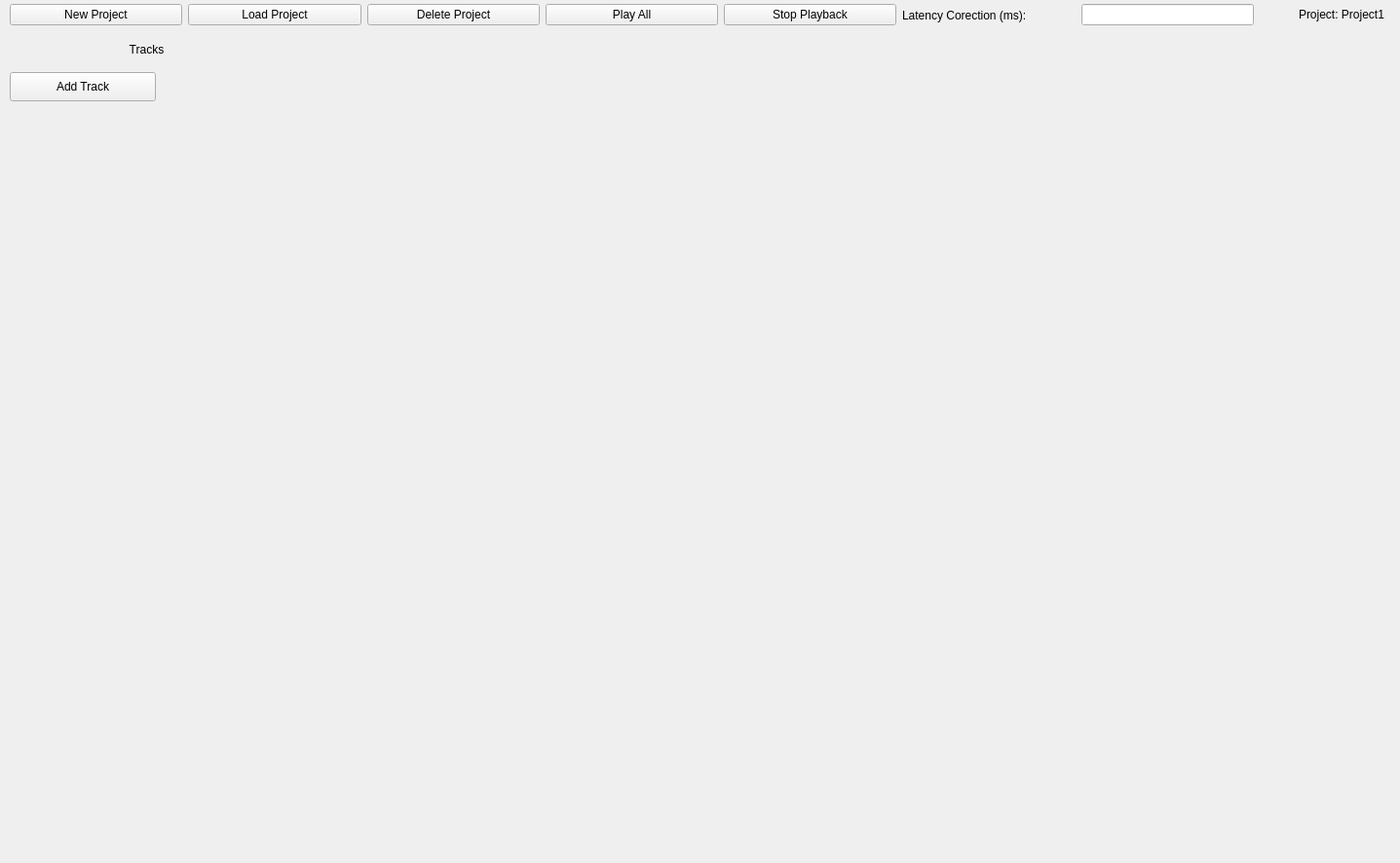
<?xml version="1.0" encoding="UTF-8"?>
<ui version="4.0">
 <class>MainWindow</class>
 <widget class="QMainWindow" name="MainWindow">
  <property name="geometry">
   <rect>
    <x>0</x>
    <y>0</y>
    <width>1437</width>
    <height>886</height>
   </rect>
  </property>
  <property name="sizePolicy">
   <sizepolicy hsizetype="Fixed" vsizetype="Fixed">
    <horstretch>0</horstretch>
    <verstretch>0</verstretch>
   </sizepolicy>
  </property>
  <property name="windowTitle">
   <string>MainWindow</string>
  </property>
  <widget class="QWidget" name="centralwidget">
   <widget class="QWidget" name="horizontalLayoutWidget">
    <property name="geometry">
     <rect>
      <x>10</x>
      <y>0</y>
      <width>1411</width>
      <height>31</height>
     </rect>
    </property>
    <layout class="QHBoxLayout" name="functionBar">
     <property name="sizeConstraint">
      <enum>QLayout::SetDefaultConstraint</enum>
     </property>
     <item>
      <widget class="QPushButton" name="newProjectButton">
       <property name="sizePolicy">
        <sizepolicy hsizetype="Minimum" vsizetype="Fixed">
         <horstretch>0</horstretch>
         <verstretch>0</verstretch>
        </sizepolicy>
       </property>
       <property name="text">
        <string>New Project</string>
       </property>
      </widget>
     </item>
     <item>
      <widget class="QPushButton" name="loadProjectButton">
       <property name="sizePolicy">
        <sizepolicy hsizetype="Minimum" vsizetype="Fixed">
         <horstretch>0</horstretch>
         <verstretch>0</verstretch>
        </sizepolicy>
       </property>
       <property name="text">
        <string>Load Project</string>
       </property>
      </widget>
     </item>
     <item>
      <widget class="QPushButton" name="deleteProjectButton">
       <property name="sizePolicy">
        <sizepolicy hsizetype="Minimum" vsizetype="Fixed">
         <horstretch>0</horstretch>
         <verstretch>0</verstretch>
        </sizepolicy>
       </property>
       <property name="text">
        <string>Delete Project</string>
       </property>
      </widget>
     </item>
     <item>
      <widget class="QPushButton" name="playButton">
       <property name="sizePolicy">
        <sizepolicy hsizetype="Minimum" vsizetype="Fixed">
         <horstretch>0</horstretch>
         <verstretch>0</verstretch>
        </sizepolicy>
       </property>
       <property name="text">
        <string>Play All</string>
       </property>
      </widget>
     </item>
     <item>
      <widget class="QPushButton" name="stopPlay">
       <property name="text">
        <string>Stop Playback</string>
       </property>
      </widget>
     </item>
     <item>
      <widget class="QLabel" name="label">
       <property name="sizePolicy">
        <sizepolicy hsizetype="Minimum" vsizetype="Preferred">
         <horstretch>0</horstretch>
         <verstretch>0</verstretch>
        </sizepolicy>
       </property>
       <property name="text">
        <string>Latency Corection (ms): </string>
       </property>
      </widget>
     </item>
     <item>
      <widget class="QLineEdit" name="latencyCorrection">
       <property name="sizePolicy">
        <sizepolicy hsizetype="Minimum" vsizetype="Fixed">
         <horstretch>0</horstretch>
         <verstretch>0</verstretch>
        </sizepolicy>
       </property>
      </widget>
     </item>
     <item>
      <spacer name="horizontalSpacer">
       <property name="orientation">
        <enum>Qt::Horizontal</enum>
       </property>
       <property name="sizeType">
        <enum>QSizePolicy::Maximum</enum>
       </property>
       <property name="sizeHint" stdset="0">
        <size>
         <width>40</width>
         <height>20</height>
        </size>
       </property>
      </spacer>
     </item>
     <item>
      <widget class="QLabel" name="projectNameLabel">
       <property name="sizePolicy">
        <sizepolicy hsizetype="Fixed" vsizetype="Fixed">
         <horstretch>0</horstretch>
         <verstretch>0</verstretch>
        </sizepolicy>
       </property>
       <property name="text">
        <string>Project: Project1</string>
       </property>
      </widget>
     </item>
    </layout>
   </widget>
   <widget class="QWidget" name="verticalLayoutWidget">
    <property name="geometry">
     <rect>
      <x>10</x>
      <y>60</y>
      <width>1411</width>
      <height>811</height>
     </rect>
    </property>
    <layout class="QVBoxLayout" name="verticalLayout">
     <property name="spacing">
      <number>25</number>
     </property>
     <property name="topMargin">
      <number>14</number>
     </property>
     <item>
      <widget class="QPushButton" name="addTrack">
       <property name="sizePolicy">
        <sizepolicy hsizetype="Minimum" vsizetype="Minimum">
         <horstretch>0</horstretch>
         <verstretch>0</verstretch>
        </sizepolicy>
       </property>
       <property name="minimumSize">
        <size>
         <width>40</width>
         <height>30</height>
        </size>
       </property>
       <property name="maximumSize">
        <size>
         <width>150</width>
         <height>30</height>
        </size>
       </property>
       <property name="text">
        <string>Add Track</string>
       </property>
      </widget>
     </item>
     <item>
      <spacer name="verticalSpacer">
       <property name="orientation">
        <enum>Qt::Vertical</enum>
       </property>
       <property name="sizeHint" stdset="0">
        <size>
         <width>20</width>
         <height>40</height>
        </size>
       </property>
      </spacer>
     </item>
    </layout>
   </widget>
   <widget class="QWidget" name="horizontalLayoutWidget_3">
    <property name="geometry">
     <rect>
      <x>10</x>
      <y>40</y>
      <width>281</width>
      <height>22</height>
     </rect>
    </property>
    <layout class="QHBoxLayout" name="horizontalLayout_2">
     <item>
      <widget class="QLabel" name="tracksLabel">
       <property name="text">
        <string>Tracks</string>
       </property>
       <property name="alignment">
        <set>Qt::AlignCenter</set>
       </property>
      </widget>
     </item>
    </layout>
   </widget>
  </widget>
  <action name="actionQuit">
   <property name="text">
    <string>Quit</string>
   </property>
  </action>
 </widget>
 <resources/>
 <connections/>
</ui>
